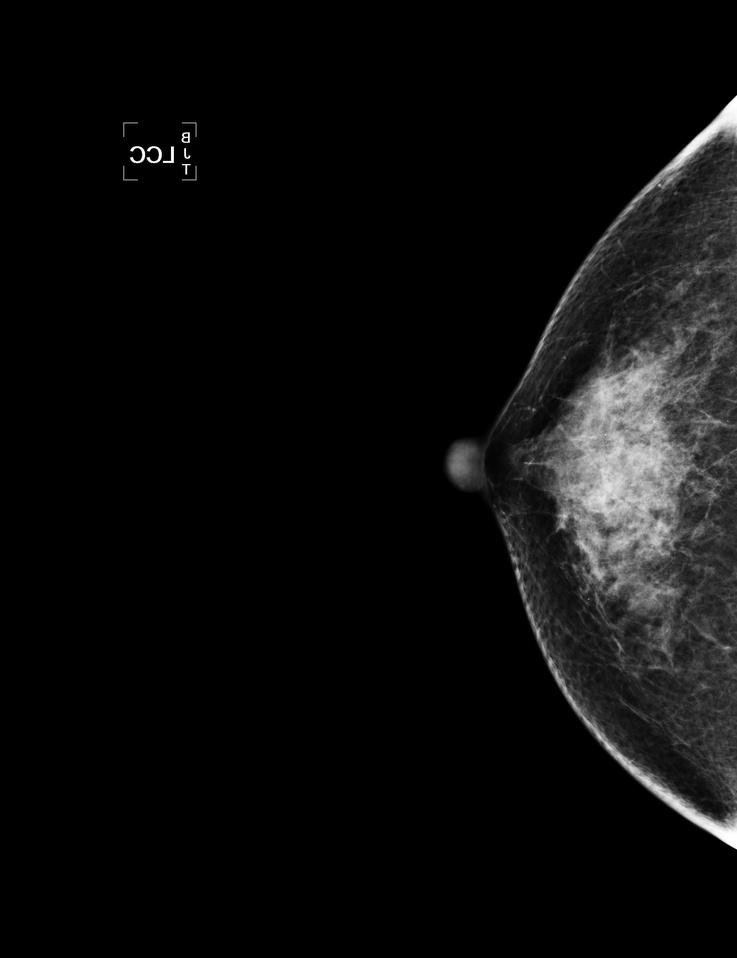
%> input picture sample_cases/case-2-l.jpg, 737 x 958 px, shrunk from 2560 x 3328 before the run
$ octave run.m   (GNU Octave 9; MATLAB toolbox functions it lacks are replaced by stand-ins)
%> lines starting %> are read from the running program, lines starting %| are printed output that depends on the picture; in (x1, y1, x2, y2) boxes, pixels count from 0 and x2, y2 are one past the last pixel; in counts of white or black regions, pixels touching at a corner belong together; the program's own positions count from 1
### src/detectCancer.m
function[] = detectCancer(image1, image2, debug)
%> called with image1 = 'case-2-l.jpg', image2 = 'case-2-r.jpg', debug = 1
%
% Locate cancer in the memogram, this is the main
% function for applicaion
%
%
DEBUG = debug;
% highligting the
MINIMUM_NUM_PIXELS = 10;

% Considering the image with bigger breast as a reference
if sum (sum( im2bw( imread(image1),0))) > sum (sum(im2bw(imread(image2), 0)))
    sImage = image1;
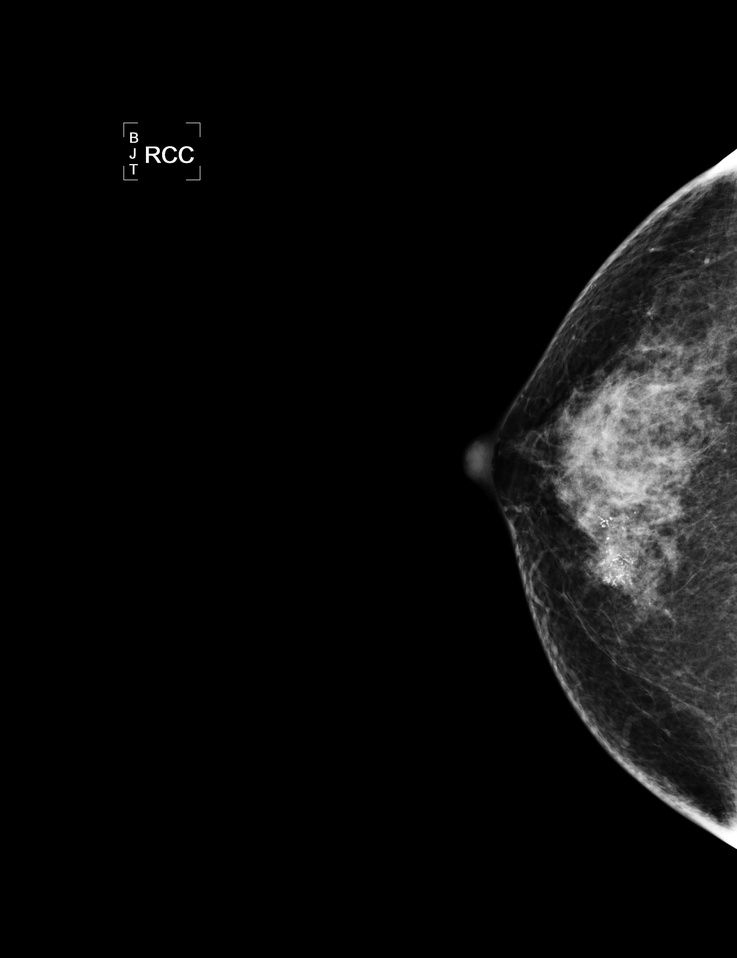
%> input picture sample_cases/case-2-r.jpg, 737 x 958 px, shrunk from 2560 x 3328 before the run
%> sImage = 'case-2-l.jpg'
    dImage = image2;
else
    sImage = image2;
    dImage = image1;
end

[registeredImage, alignedSImage, alignedDImage] = registerImage(sImage,...
                                                  dImage, DEBUG);

% registeredImage = imread('registered_image.jpg');
% alignedSImage = imread('alinged_source_image.jpg');
% alignedDImage = imread('alinged_destination_image.jpg');


%% Finding the masses(connected regions), remove if the masses are small
conImage = getConcentratedArea(registeredImage, DEBUG);

CC = bwconncomp(conImage);
numPixels = cellfun(@numel, CC.PixelIdxList);
BW = zeros(size(conImage));

%making sure that the region is considerably large
for i = 1:size(numPixels, 2)
   if numPixels(i) > MINIMUM_NUM_PIXELS
       BW(CC.PixelIdxList{i}) = 1;
   end
end

%% Finding the boundingBox of the shapes
boundingBoxStruct = regionprops(BW,'BoundingBox');
boundingBox = boundingBoxStruct.BoundingBox;

figure;
subplot(2,1,1)
imshow(alignedSImage);
title(sImage)

subplot(2,1,2)
imshow(alignedDImage);
imshow(dImage)
title(dImage)


for i = 1:size(boundingBox, 1)

%% Highlight the area in the plot, considering imahe that has higher intensity
%   detect cancer location, either in source or destination. Cancer cells
%   have more intensity(dense region) than the normal cells
  if sum(sum(alignedSImage(boundingBox(i,1):...
                           boundingBox(i, 1)+boundingBox(i, 3),...
                           boundingBox(i,2):boundingBox(i, 2)+boundingBox(i, 4))))> ...
      sum(alignedDImage(boundingBox(i,1):boundingBox(i, 1)+boundingBox(i, 3),...
                           boundingBox(i,2):boundingBox(i, 2)+boundingBox(i, 4)))
     subplot(2,1,1)
     rectangle('Position',boundingBox(i,:), 'LineWidth', 2, 'EdgeColor','b');

  else
     subplot(2,1,2)
     rectangle('Position',boundingBox(i,:), 'LineWidth', 2, 'EdgeColor','b');

 end
 end

### src/processImage.m

function [processed_image] = processImage(rawImage)
 %
 % Removing  the labels in the top corner of the image
 %

 CORNER_PERC = 0.4;

 % get the image size
 input_dims = size(rawImage);
%> input_dims = [958 737 3]
 image_dims = input_dims(1:2);
%> image_dims = [958 737]

 % top corner of the sample is considered for removal of the label
 top_mask_dims = round(image_dims * CORNER_PERC);
%> top_mask_dims = [383 295]
 top_mask = zeros(top_mask_dims);
 pre_process_image_mask = ones(image_dims);

 pre_process_image_mask(1:top_mask_dims(1), 1:top_mask_dims(2)) = top_mask;
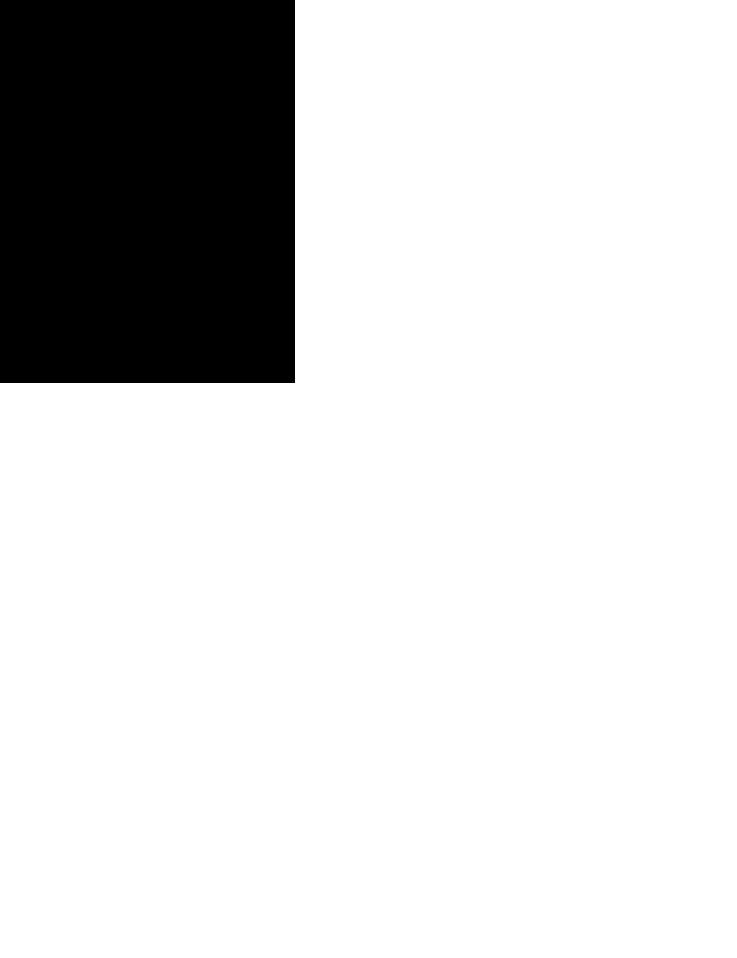
%> pre_process_image_mask: size 958x737 double; values 0 (black) and 1 (white), 84% white; 1 black region, box (x1, y1, x2, y2) and area: (0, 0, 295, 383) 112985


 if size(input_dims, 2) == 3 % RGB image
    processed_image = uint8(cat(3, pre_process_image_mask, pre_process_image_mask, pre_process_image_mask))...
                      .* rawImage;
 else % gray scale image
    processed_image = uint8(pre_process_image_mask).* rawImage;
 end

### src/genSIFTMatches.m
function [xs, xd] = genSIFTMatches(imgs, imgd)

% Add the sift library to path if the sift mex file cannot be found
% Here I assume the sift_lib is placed at a predefined location
% (relative path)
if ~isequal(exist('vl_sift'), 3)
    sift_lib_dir = fullfile('sift_lib', ['mex' lower(computer)]);
    orig_path = addpath(sift_lib_dir);
    % Restore the original path upon function completion
    temp = onCleanup(@()path(orig_path));
end

imgs = im2single(imgs);

if size(size(imgs),2) == 3 % RGB image
    gray_s = rgb2gray(imgs);
else
    gray_s = imgs;
end

imgd = im2single(imgd );

if size(size(imgs),2) == 3 % RGB image
    gray_d = rgb2gray(imgd);
else
    gray_d = imgd;
end

%> the run ends on the next line
[Fs, Ds] = vl_sift(gray_s, 'WindowSize', 200);


% Each column of Fs is a feature frame and has the format [X; Y; S; TH],
% where X, Y is the (fractional) center of the frame, S is the scale and TH
% is the orientation (in radians)
% Ds is the descriptor of the corresponding frame in F.
[Fd, Dd] = vl_sift(gray_d, 'WindowSize', 200);


[matches, scores] = vl_ubcmatch(Ds, Dd);
% matches: 2xn matrix, scores: 1xn matrix
% The two rows of matches store the indices of Ds and Dd that match with
% each other

xs = Fs(1:2, matches(1, :))';
xd = Fd(1:2, matches(2, :))';
% xs and xd are the centers of matched frames
% xs and xd are nx2 matrices

### src/registerImage.m

function [result, alignedSImage, alignedDImage] = registerImage(sImage, dImage, debug)

DEBUG = debug;

imgs  = processImage(imread(sImage));
imgd = processImage(imread(dImage));

% extracting the similar looking features from the images
[xs, xd] = genSIFTMatches(imgs, imgd);

%% finding inliers
[tform,inlierPtD,inlierPtS] = estimateGeometricTransform(xd, xs,'similarity',...
                              'MaxNumTrials', 25000, 'MaxDistance', 20);

%% transform the image to find mass
alignedDImage = imwarp(imgd, tform);
alignedSImage = zeros(size(alignedDImage), 'uint8');

if size(size(imgs), 2) == 3
    alignedSImage(1:size(imgs,1), 1: size(imgs,2), :) = imgs;
else
    alignedSImage(1:size(imgs,1), 1:size(imgs,2)) = imgs;
end

%% Over-lapping mask for finding region of interest
resultMask = im2bw(alignedSImage,0) & im2bw(alignedDImage, 0);

diffImage = imabsdiff(alignedDImage, alignedSImage);

% masking the resultant image with the area of interest
if size(size(imgs), 2) == 3 % RGB image
  result = uint8(cat(3, resultMask, resultMask, resultMask)).* diffImage;
else
  result = uint8(resultMask) .* diffImage;
end


if DEBUG == 1
    % showing matched features, including outliers
    figure
    subplot(3,3,1)
    showMatchedFeatures(imgs, imgd, xs, xd);
    title('Matched SIFT points, also has outliers');

    % showing matched features, only inliers
    subplot(3,3,2)
    showMatchedFeatures(imgs, imgd, inlierPtS, inlierPtD);
    title('Matched inlier points');

    % showing aligned destination image
    subplot(3,3,3)
    imshow(alignedDImage);
    title('Aligned Destination image');
    imwrite(alignedDImage,'alinged_destination_image.jpg');

    % showing aligned source image
    subplot(3,3,4)
    imshow(alignedSImage);
    title('Aligned Source image');
    imwrite(alignedSImage,'alinged_source_image.jpg');

    % showing aligned image diff
    subplot(3,3,5)
    imshow(diffImage);
    title('Aligned Image diff');
    imwrite(diffImage, 'alinged_image_diff.jpg');

    subplot(3,3,6)
    imshow(resultMask);
    imwrite(resultMask, 'aligned_images_mask.jpg');

    subplot(3,3,7)
    imshow(result);
    imwrite(result, 'registered_image.jpg');
end

### src/run.m
% Choose a case by uncommenting the detectCancer function
% call. The third variable in the function call is used to
% see the intermediate results. Set, 0 to hide the intermediate
% results.


%detectCancer('case-1-l.jpg', 'case-1-r.jpg', 1);
detectCancer('case-2-l.jpg', 'case-2-r.jpg', 1);
